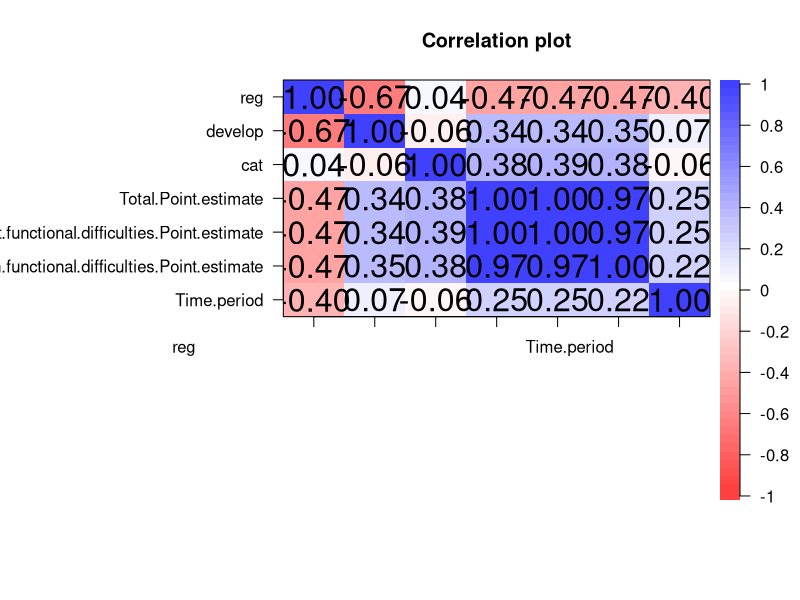

This chart was generated by the following R code: (Note: this script raises an error after producing the figure.)
library(psych)
library(caret)
library(dplyr)
library(car)
library(Metrics)

comp=read.csv("CompletionRate.csv")
dt2=subset(comp,select = c(reg,develop,cat,
                           Total.Point.estimate,Children.without.functional.difficulties.Point.estimate,
                           Children.with.functional.difficulties.Point.estimate,Time.period))
corPlot(cor(dt2))

set.seed(4)

model=lm(Children.with.functional.difficulties.Point.estimate~.,data = dt2)

#require regression for tpe
dt2_tpe=subset(train,select = -c(Children.without.functional.difficulties.Point.estimate,Children.with.functional.difficulties.Point.estimate))
model_tpe=lm(Total.Point.estimate~.,data = dt2_tpe)

#create prediction of comp
hmph=subset(dt2,select = c(Time.period,Children.with.functional.difficulties.Point.estimate))
a=colMeans(hmph[hmph$Time.period=='2017',])
b=colMeans(hmph[hmph$Time.period=='2018',])
c=colMeans(hmph[hmph$Time.period=='2019',])
d=colMeans(hmph[hmph$Time.period=='2020',])

yearPred2=data.frame(
  year=c(2017:2020),
  compDisabled=c(as.double(a[2]),as.double(b[2]),as.double(c[2]),as.double(d[2]))
)
i=0
j=0
#set how many year to predict
year=5

for(j in 1:year){
  pred=0
  for(i in 1:nrow(dt2)) {
    #predict for each row
    re=dt2[i,]$reg
    dv=dt2[i,]$develop
    house=dt2[i,]$cat
    
    #set year to predict
    t=yearPred2[nrow(yearPred2),]$year+1
    
    #set total estimate
    d0=data.frame(reg=re,develop=dv,cat=house,Time.period=t,interval = "confidence")
    tpe=as.double(predict(model_tpe,d0))
    
    #set cthout
    d1=data.frame(reg=re,develop=dv,cat=house,Time.period=t,interval = "confidence")
    cthout=as.double(predict(model_cthout,d1))
    
    newdata=data.frame(reg=re,
                       develop=dv,
                       cat=house,
                       Total.Point.estimate=tpe,
                       Children.without.functional.difficulties.Point.estimate=cthout,
                       Time.period = t, interval = "confidence")
    
    pred=pred+as.double(predict(model,newdata))
  }
  meanPred=pred/nrow(dt2)
  #create data frame
  newPred=data.frame(
    year=yearPred2[nrow(yearPred2),]$year+1,
    anarDisabled=meanPred
  )
  #insert to yearPred2
  yearPred2[nrow(yearPred2) + 1,]=newPred
}


plot(yearPred2$year, yearPred2$compDisabled, col="red",type = "b", lty = 2, frame=FALSE,
     main = "Percentage of children with disabilities completing primary school", xlab="Year",ylab="Percentage of children with disabilities")
lines(yearPred2[1:4,]$year, yearPred2[1:4,]$compDisabled, col="blue",type = "b", lty = 1)
legend("bottomright", legend=c("Predicted", "Actual"),
       col=c("red", "blue"), lty = 2:1, cex=0.8)
